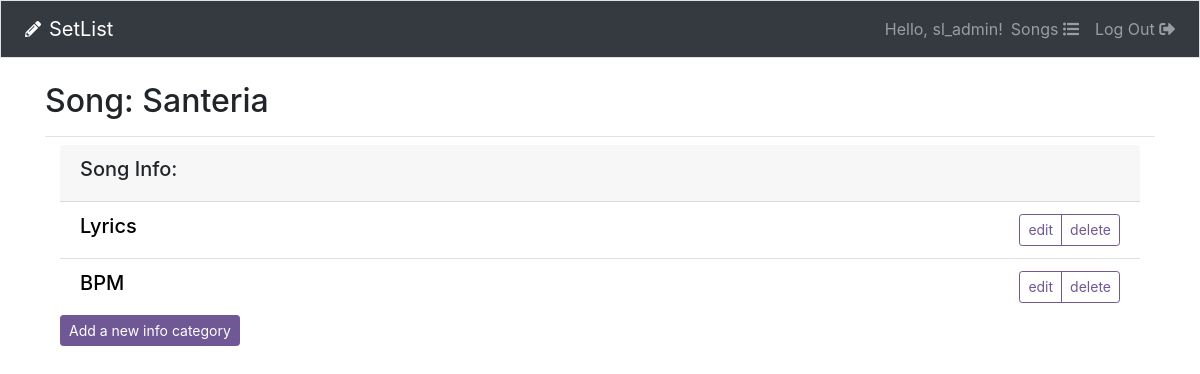
Screenshot of /songs/1/ (signed in) with the database file from the repository.
### setlist/models.py (models this page shows)
class Song(models.Model):
    text = models.CharField(max_length=200)
    owner = models.ForeignKey(User, on_delete=models.CASCADE)
    def __str__(self):
        return self.text

class Entry(models.Model):
    song = models.ForeignKey(Song, on_delete=models.CASCADE)
    text = models.CharField(max_length=200)
    class Meta:
        verbose_name_plural = 'entries'
    def __str__(self):
        return self.text

### setlist/views.py (the view)
# urls.py: path('songs/<int:song_id>/', views.song, name='song'),
@login_required
def song(request, song_id):
    song = Song.objects.get(id=song_id)
    if song.owner != request.user:
        raise Http404
    entries = song.entry_set.all()
    context = {'song': song, 'entries': entries}
    return render(request, 'setlist/song.html', context)

### setlist/templates/setlist/song.html
{% extends 'setlist/base.html' %}
{% block page_header %}
  <h2>Song: {{ song }}</h2>
{% endblock page_header %}
{% block content %}
  <div class="container">
    <div class="card-header"><h5>Song Info:</h5>
    </div>
  <ul class="list-group list-group-flush">
  {% for entry in entries %}
    <li class="list-group-item d-flex justify-content-between
      align-left"><h5>
      <a style="color:#000000;"
        href="{% url 'setlist:entry' song.id entry.id %}">{{ entry }}</h5></a>
      <div class="btn-group">
        <a class="btn btn-sm btn-outline-warning" style="border-color:#6F5894;
          color:#6F5894;"
          href="{% url 'setlist:edit_entry' song.id entry.id %}">
          edit</a></small>
        <a class="btn btn-sm btn-outline-danger" style="border-color:#6F5894;
          color:#6F5894;"
          href="{% url 'setlist:delete_entry' song.id entry.id %}">delete
          </a></small>
      </div>
    </li>
  {% empty %}
    <li class="list-group-item"><h6>No entries have been made yet.</h6></li>
  {% endfor %}
  </ul>
  <a class="btn btn-sm btn-primary" style="background-color:#6F5894;
    border-color:#6F5894;"
    href="{% url 'setlist:new_entry' song.id %}">Add a new info category
    </a>
  </div>
{% endblock content %}

### setlist/templates/setlist/base.html (shortened to what this page needs)
{% load bootstrap4 %}
<!doctype html>
<html lang="en">
<head>
  {% bootstrap_css %}
  <link rel="stylesheet"
    href="https://use.fontawesome.com/releases/v5.7.0/css/all.css"
    integrity=
    "sha384-lZN37f5QGtY3VHgisS14W3ExzMWZxybE1SJSEsQp9S+oqd12jhcu+A56Ebc1zFSJ"
>
</head>
<body>
  <nav class="navbar navbar-expand-md navbar-dark bg-dark mb-4 border">
    <i class="fas fa-pencil-alt px-2" style="color:white"></i>
    <a class="navbar-brand" href="{% url 'setlist:index' %}">
      SetList
    </a>
    <div class="collapse navbar-collapse" id= "navbarCollapse">
      <ul class="navbar-nav ml-auto">
        {% if user.is_authenticated %}
          <li class="nav-item">
            <span class="navbar-text">
              Hello, {{ user.username }}!</span>
          </li>
          <li class="nav-item">
          <a class="nav-link" href="{% url 'setlist:songs' %}">
              Songs <i class="fas fa-list-ul" style="color:lt-grey">
              </i></a></li>
          <li class="nav-item">
            <a class="nav-link" href="{% url 'users:logout' %}">Log Out
            <i class="fas fa-sign-out-alt" style="color:lt-grey"></i></a>
          </li>
        {% endif %}
      </ul>
    </div>
  </nav>
  <main role="main" class="container">
    <div class="pb-2 mb-2 border-bottom">
      {% block page_header %}{% endblock page_header %}
    </div>
    <div>
      {% block content %}{% endblock content %}
    </div>
  </main>
</body>
</html>

### rows the page displays
Song: text "Santeria"
Entry: text "Lyrics"
Entry: text "BPM"

### other values shown
{{ user.username }} "sl_admin"
